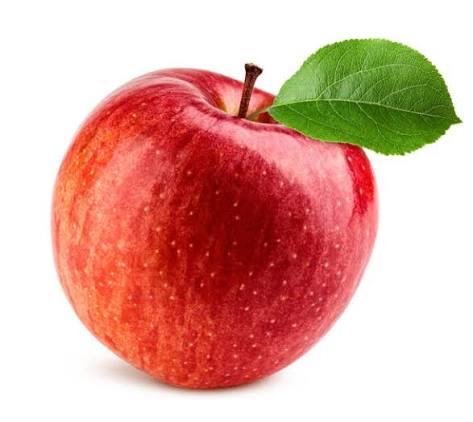
#> input picture apple.jpg, 473 x 422 px
$ python main.py
#> lines starting #> are read from the running program, lines starting #| are printed output that depends on the picture
from PIL import Image, ImageEnhance

apple = Image.open("apple.jpg")
#> apple is the input picture: PIL image 473x422 RGB; mean R, G, B 222.2, 171.3, 160.3

bw_apple = apple.convert("L")
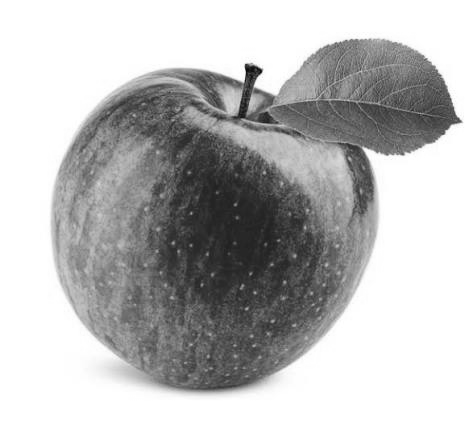
#> bw_apple: PIL image 473x422 L; min 8, max 255, mean 185.3

hc_apple = ImageEnhance.Contrast(apple).enhance(1.4)
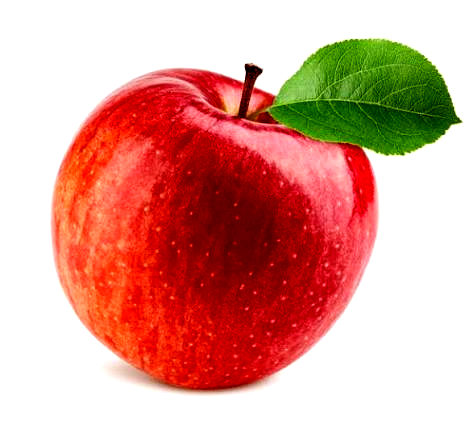
#> hc_apple: PIL image 473x422 RGB; mean R, G, B 220.7, 159.2, 146.7

bw_apple.save("bw_apple.jpg")

hc_apple.save("hc_apple.jpg")
